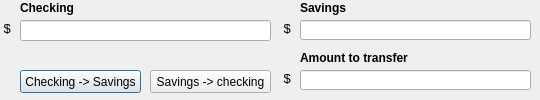
<?xml version="1.0" encoding="UTF-8"?>
<ui version="4.0">
 <class>TransferWindow</class>
 <widget class="QDialog" name="TransferWindow">
  <property name="geometry">
   <rect>
    <x>0</x>
    <y>0</y>
    <width>540</width>
    <height>100</height>
   </rect>
  </property>
  <property name="windowTitle">
   <string>Transfer Window</string>
  </property>
  <widget class="QPushButton" name="checkingToSavings">
   <property name="geometry">
    <rect>
     <x>20</x>
     <y>70</y>
     <width>121</width>
     <height>23</height>
    </rect>
   </property>
   <property name="font">
    <font>
     <weight>50</weight>
     <bold>false</bold>
    </font>
   </property>
   <property name="text">
    <string>Checking -&gt; Savings</string>
   </property>
  </widget>
  <widget class="QLineEdit" name="checkingAmount">
   <property name="geometry">
    <rect>
     <x>20</x>
     <y>20</y>
     <width>251</width>
     <height>21</height>
    </rect>
   </property>
   <property name="toolTip">
    <string>Current checking balance</string>
   </property>
  </widget>
  <widget class="QLineEdit" name="savingAmount">
   <property name="geometry">
    <rect>
     <x>300</x>
     <y>20</y>
     <width>231</width>
     <height>20</height>
    </rect>
   </property>
   <property name="toolTip">
    <string>Current savings balance</string>
   </property>
  </widget>
  <widget class="QPushButton" name="savingsToChecking">
   <property name="geometry">
    <rect>
     <x>150</x>
     <y>70</y>
     <width>121</width>
     <height>23</height>
    </rect>
   </property>
   <property name="text">
    <string>Savings -&gt; checking</string>
   </property>
  </widget>
  <widget class="QLabel" name="label">
   <property name="geometry">
    <rect>
     <x>20</x>
     <y>0</y>
     <width>61</width>
     <height>16</height>
    </rect>
   </property>
   <property name="font">
    <font>
     <weight>75</weight>
     <bold>true</bold>
    </font>
   </property>
   <property name="text">
    <string>Checking</string>
   </property>
  </widget>
  <widget class="QLabel" name="label_2">
   <property name="geometry">
    <rect>
     <x>300</x>
     <y>0</y>
     <width>51</width>
     <height>16</height>
    </rect>
   </property>
   <property name="font">
    <font>
     <weight>75</weight>
     <bold>true</bold>
    </font>
   </property>
   <property name="text">
    <string>Savings</string>
   </property>
  </widget>
  <widget class="QLabel" name="label_3">
   <property name="geometry">
    <rect>
     <x>300</x>
     <y>50</y>
     <width>121</width>
     <height>16</height>
    </rect>
   </property>
   <property name="font">
    <font>
     <weight>75</weight>
     <bold>true</bold>
    </font>
   </property>
   <property name="text">
    <string>Amount to transfer</string>
   </property>
  </widget>
  <widget class="QLineEdit" name="AmountToTransfer">
   <property name="geometry">
    <rect>
     <x>300</x>
     <y>70</y>
     <width>231</width>
     <height>20</height>
    </rect>
   </property>
   <property name="toolTip">
    <string>Enter amount to transfer</string>
   </property>
  </widget>
  <widget class="QLabel" name="label_4">
   <property name="geometry">
    <rect>
     <x>0</x>
     <y>20</y>
     <width>16</width>
     <height>16</height>
    </rect>
   </property>
   <property name="font">
    <font>
     <pointsize>10</pointsize>
     <weight>50</weight>
     <bold>false</bold>
    </font>
   </property>
   <property name="text">
    <string> $</string>
   </property>
  </widget>
  <widget class="QLabel" name="label_5">
   <property name="geometry">
    <rect>
     <x>280</x>
     <y>20</y>
     <width>16</width>
     <height>16</height>
    </rect>
   </property>
   <property name="font">
    <font>
     <pointsize>10</pointsize>
     <weight>50</weight>
     <bold>false</bold>
    </font>
   </property>
   <property name="text">
    <string> $</string>
   </property>
  </widget>
  <widget class="QLabel" name="label_6">
   <property name="geometry">
    <rect>
     <x>280</x>
     <y>70</y>
     <width>16</width>
     <height>16</height>
    </rect>
   </property>
   <property name="font">
    <font>
     <pointsize>10</pointsize>
     <weight>50</weight>
     <bold>false</bold>
    </font>
   </property>
   <property name="text">
    <string> $</string>
   </property>
  </widget>
 </widget>
 <resources/>
 <connections/>
</ui>
